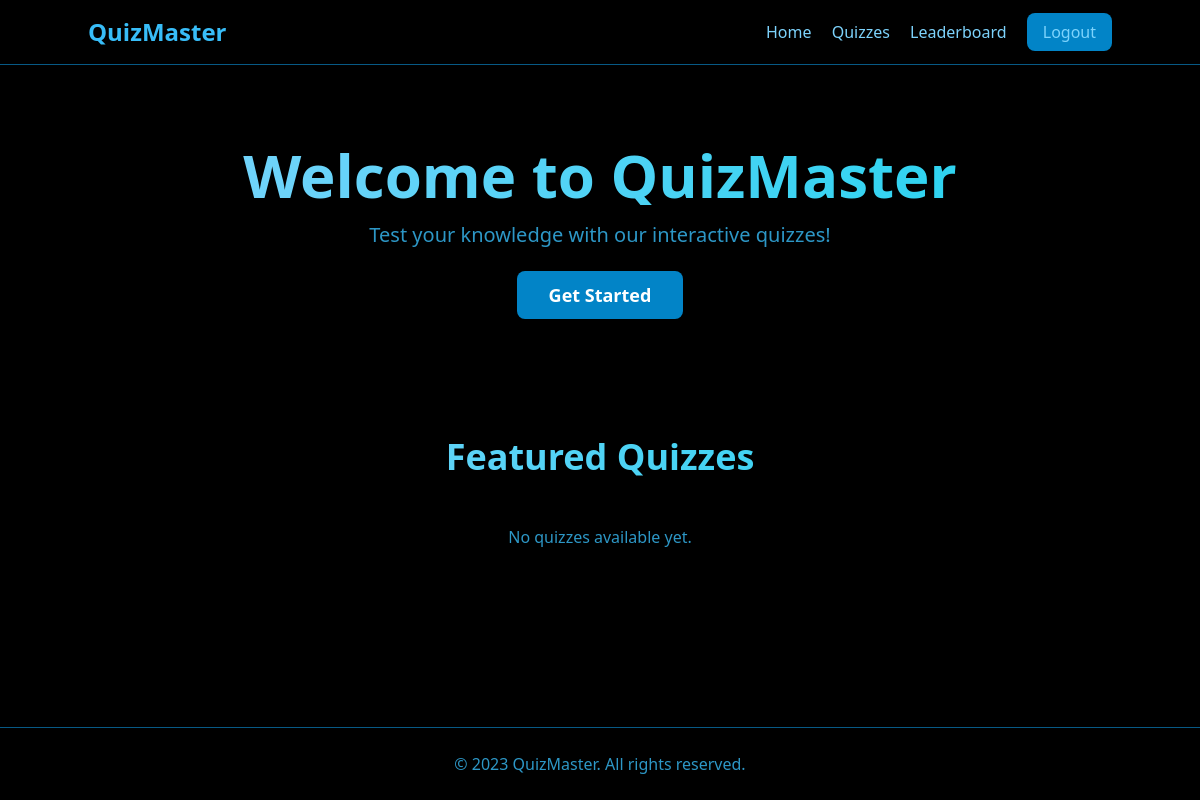
Page / (signed in) on the earlier database version.
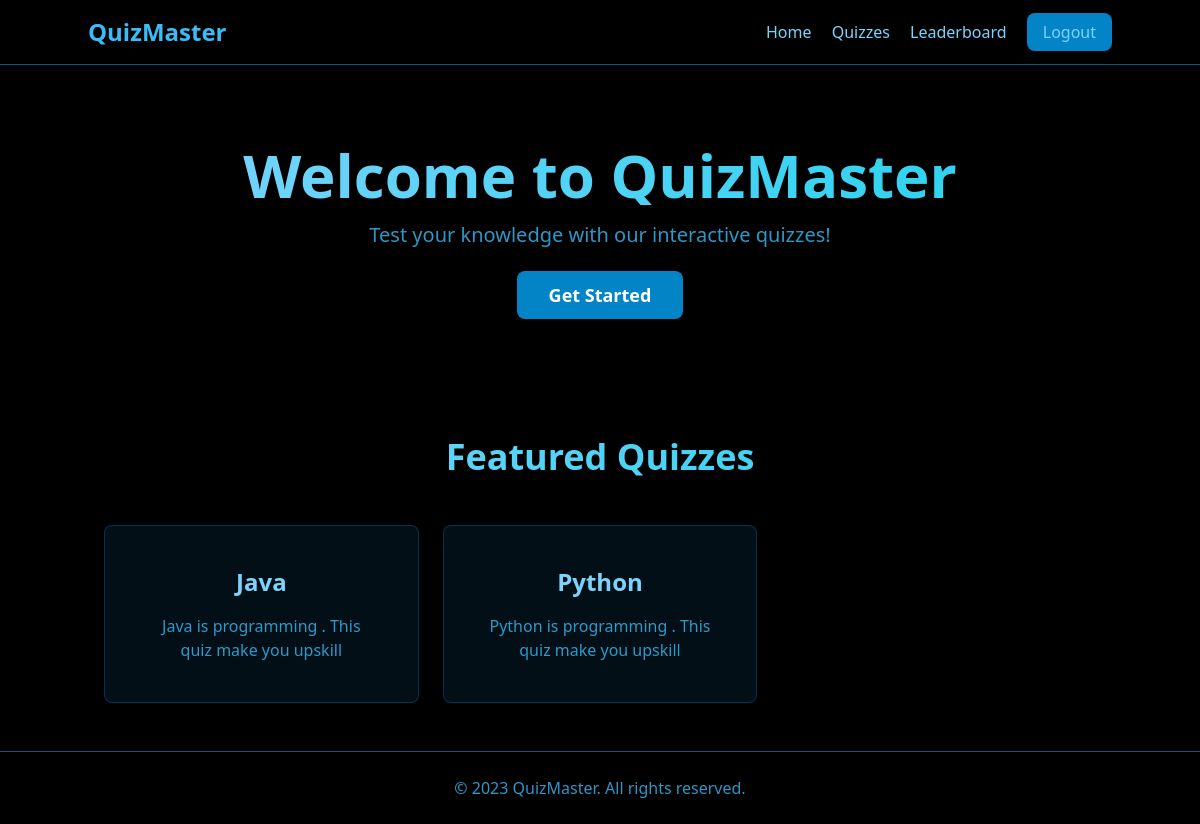
Same page on the later database version.
### quizapp/models.py (models this page shows, shortened)
class Quiz(models.Model):
    quiz_id = models.AutoField(primary_key=True)
    topic = models.ForeignKey(Topic, on_delete=models.CASCADE, related_name="quizzes")
    description = models.TextField(null=True, blank=True)  # Added description field
    created_at = models.DateTimeField(auto_now_add=True)

class Topic(models.Model):
    topic_id = models.AutoField(primary_key=True)
    topic_name = models.CharField(max_length=255, unique=True)
    class Meta:
        verbose_name = "Topic"
        verbose_name_plural = "Topics"
    def __str__(self):
        return self.topic_name

### quizapp/views.py (the view)
# urls.py: path('', views.dashboard, name='dashboard'),
@login_required(login_url='signin')
def dashboard(request):
    quizzes = Quiz.objects.all()
    return render(request, 'dashboard.html', {'quizzes': quizzes})

### quizapp/templates/dashboard.html (shortened to what this page needs)
{% extends 'index.html' %}
{% block content %}
<section class="container mx-auto text-center py-20 animate-fadeIn px-4">
    <h1 class="text-4xl sm:text-5xl md:text-6xl font-bold mb-4 bg-clip-text text-transparent bg-gradient-to-r from-sky-300 to-cyan-400">
    </h1>
    <p class="text-lg sm:text-xl mb-8 text-sky-400/80">
      Test your knowledge with our interactive quizzes!
    </p>
    <a href="{% url 'signin' %}" class="bg-sky-600 text-white px-6 sm:px-8 py-2 sm:py-3 rounded-lg text-lg font-semibold hover:bg-sky-700 hover:scale-105 transition-all transform">
      Get Started
    </a>
</section>
<section class="container mx-auto py-12 px-4">
    <h2 class="text-3xl sm:text-4xl font-bold text-center mb-12 bg-clip-text text-transparent bg-gradient-to-r from-sky-300 to-cyan-400">
    </h2>
    <div class="grid grid-cols-1 sm:grid-cols-2 md:grid-cols-3 gap-6">
        {% for quiz in quizzes %}
        <div class="flip-card group">
            <div class="flip-card-inner bg-sky-900/20 rounded-lg shadow-lg p-6 hover:shadow-xl transition-all duration-300 border border-sky-800/50">
                <div class="flip-card-front flex flex-col items-center justify-center text-center p-4 h-full">
                    <h3 class="text-xl sm:text-2xl font-bold mb-4 text-sky-300">{{ quiz.topic }}</h3>
                    <p class="text-sky-400/80 text-sm sm:text-base">{{ quiz.description }}</p>
                </div>
                <div class="flip-card-back absolute top-0 left-0 w-full h-full flex flex-col items-center justify-center p-6 space-y-4">
                    <h3 class="text-xl sm:text-2xl font-bold text-sky-300">Details</h3>
                    <p class="text-sky-400/80 text-lg">10 Questions</p>
                    <a href="{% url 'quiz' quiz.quiz_id %}" class="bg-sky-600 text-white px-4 py-2 rounded-lg text-sm sm:text-base font-semibold hover:bg-sky-700 hover:scale-105 transition-all transform">
                        Start Quiz
                    </a>
                </div>
            </div>
        </div>
        {% empty %}
        <p class="text-sky-400/80 text-center col-span-full">No quizzes available yet.</p>
        {% endfor %}
    </div>
</section>
{% endblock %}

### quizapp/templates/index.html (shortened to what this page needs)
<!DOCTYPE html>
<html lang="en">
<head>
  <script src="https://cdn.tailwindcss.com"></script>
</head>
<body class="bg-black min-h-screen text-sky-300 font-sans flex flex-col">
  {% include 'nav.html' %}
  <main class="flex-1">
    {% block content %}
    {% endblock %}
  </main>
  <footer class="bg-black/80 backdrop-blur-md py-6 border-t border-sky-800">
    <div class="container mx-auto text-center">
      <p class="text-sky-400/80">&copy; 2023 QuizMaster. All rights reserved.</p>
    </div>
  </footer>
</body>
    </html>

### quizapp/templates/nav.html (shortened to what this page needs)
<nav class="hidden md:block p-4 bg-black/80 backdrop-blur-md shadow-lg sticky top-0 z-50 border-b border-sky-800">
  <div class="container mx-auto flex justify-between items-center">
    <a href="{% url 'dashboard' %}" class="text-2xl font-bold text-sky-400 hover:text-sky-300 transition-all animate-float">QuizMaster</a>
    <div class="space-x-4">
      <a href="{% url 'dashboard' %}" class="hover:text-sky-400 transition-all">Home</a>
      <a href="{% url 'quiz' 1 %}" class="hover:text-sky-400 transition-all">Quizzes</a>
      <a href="{% url 'leaderboard' %}" class="hover:text-sky-400 transition-all">Leaderboard</a>
      <a href="{% url 'logout' %}" class="bg-sky-600 px-4 py-2 rounded-lg hover:bg-sky-700 transition-all">Logout</a>
    </div>
  </div>
</nav>

### quizapp/templates/dashboard.html (style rules this page uses)
.animate-float { animation: float 3s ease-in-out infinite; }
.animate-fadeIn { animation: fadeIn 0.8s ease-out; }
.flip-card { perspective: 1000px; }
.flip-card-inner { transition: transform 0.6s; transform-style: preserve-3d; }
.flip-card-front, .flip-card-back { backface-visibility: hidden; }
.flip-card-back { transform: rotateY(180deg); }

Differences in the rows shown:
added Quiz: topic "Java", description "Java is programming . This quiz make you upskill"
added Quiz: topic "Python", description "Python is programming . This quiz make you upskill"
Other differences:
text no longer shown: "No quizzes available yet."
